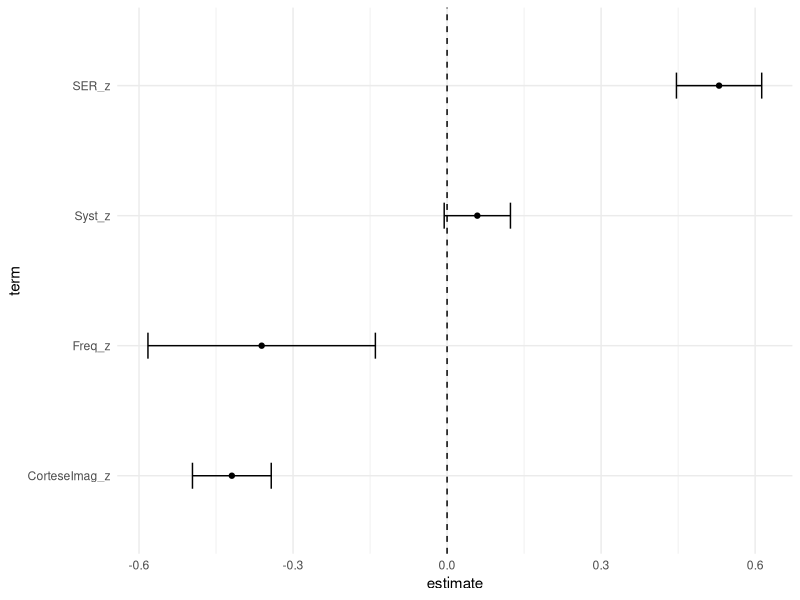
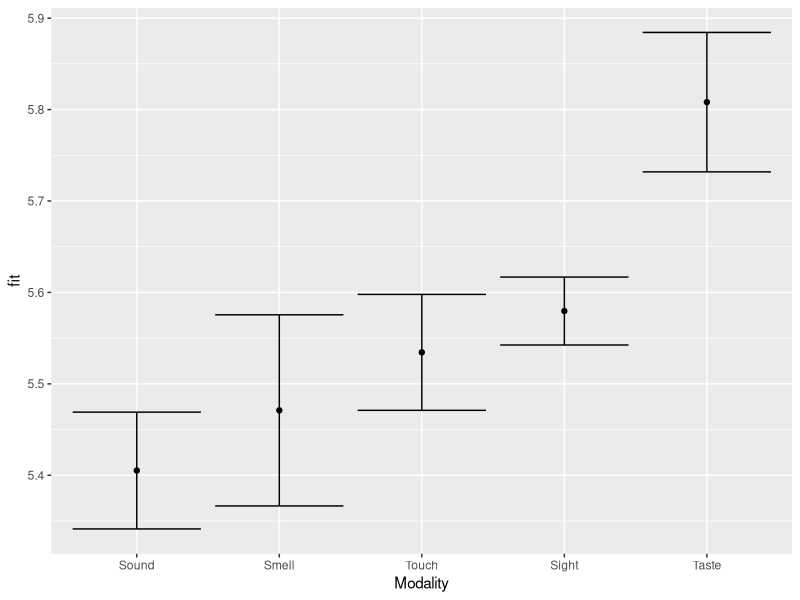
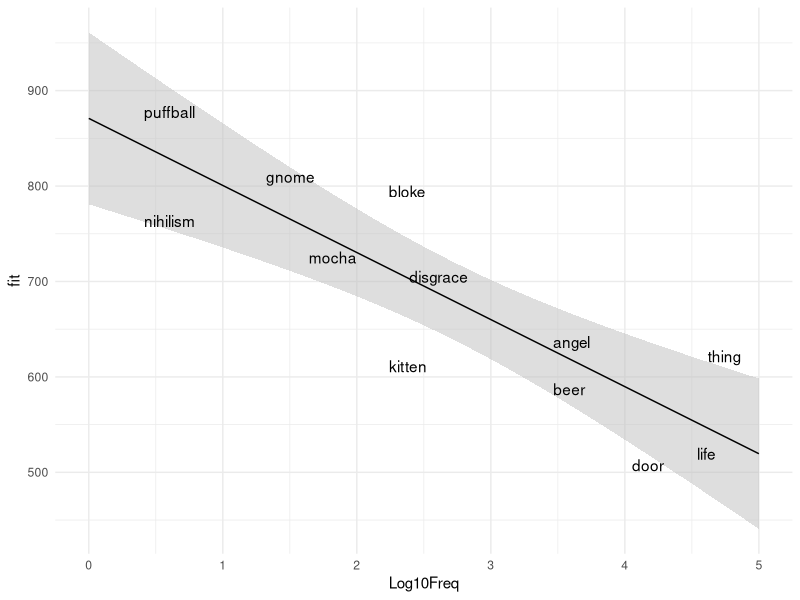

Source code (R) for these figures, in order:
## ---- chunk 1
p.adjust(0.03, method="bonferroni", n=2)
## ---- chunk 2
library(tidyverse)
library(broom)

icon <- read_csv("data/perry_winter_2017_iconicity.csv")

icon <- icon %>% 
  mutate(SER_z = scale(SER),
         CorteseImag_z =  scale(CorteseImag),
         Syst_z = scale(Syst),
         Freq_z = scale(Freq))

icon_mdl_z <- lm(Iconicity ~ SER_z + CorteseImag_z + Syst_z + Freq_z , data = icon)

tidy(icon_mdl_z) %>% 
  mutate(p.value = format.pval(p.value, 4),
         estimate = round(estimate, 2),
         std.error = round(std.error, 2),
         statistic = round(statistic, 2))
## ---- chunk 3
mycoefs <- tidy(icon_mdl_z, conf.int = TRUE) %>%  #conf.int incluseds 95% conf. intervals  in output
  filter(term != "(Intercept)") 

pred_order <- arrange(mycoefs, estimate)$term

mycoefs <- mycoefs %>% 
  mutate(term = factor(term, levels = pred_order))
  
ggplot(aes(x = term, y = estimate), data = mycoefs) +
  geom_point() +
  geom_errorbar(aes(ymin = conf.low, ymax = conf.high), width = 0.2) +
  geom_hline(yintercept = 0, linetype = 2) +
  coord_flip() +
  theme_minimal()
## ---- chunk 4
senses <- read_csv("data/winter_2016_senses_valence.csv")

senses_mdl <- lm(Val ~ Modality, data = senses)

tidy(senses_mdl) %>% 
  mutate(estimate = round(estimate, 2), 
         std.error = round(std.error, 2),
         statistics = round(statistic, 2),
         p.value = format.pval(p.value, 4))


## ---- chunk 5
senses_null <- lm(Val ~ 1, data = senses) #1 is a placeholder for intercept only

anova(senses_null, senses_mdl)
## ---- chunk 6
glance(senses_mdl)
## ---- chunk 7
newpreds <- tibble(Modality = sort(unique(senses$Modality)))

sense_preds <- predict(senses_mdl, newpreds, interval = "confidence") #automatically returns CIs

sense_preds <- cbind(newpreds, sense_preds) #adds the label back in

sense_preds
## ---- chunk 8
sense_order <- arrange(sense_preds, fit)$Modality
sense_preds <- mutate(sense_preds, Modality = factor(Modality, levels = sense_order))

ggplot(aes(x=Modality, y=fit), data=sense_preds) +
  geom_point() +
  geom_errorbar(aes(ymin=lwr, ymax=upr)) #formatting suggestions p194
## ---- chunk 9
ELP  <- read_csv("data/ELP_frequency.csv")

ELP <- ELP %>% 
  mutate(Log10Freq = log10(Freq))

ELP_mdl <- lm(RT ~ Log10Freq, ELP)

#generate predictions
newdata <- tibble(Log10Freq = seq(0,5,0.01))
preds <- predict(ELP_mdl, newdata, interval = "confidence")

preds <- cbind(newdata, preds) #add labels back in

head(preds)
## ---- chunk 10
ggplot(aes(x=Log10Freq, y=fit), data=preds) +
  geom_ribbon(aes(ymin=lwr, ymax=upr), fill="grey", alpha=0.5) +
  geom_line() +
  geom_text(aes(y=RT, label=Word), data=ELP) +
  theme_minimal()
